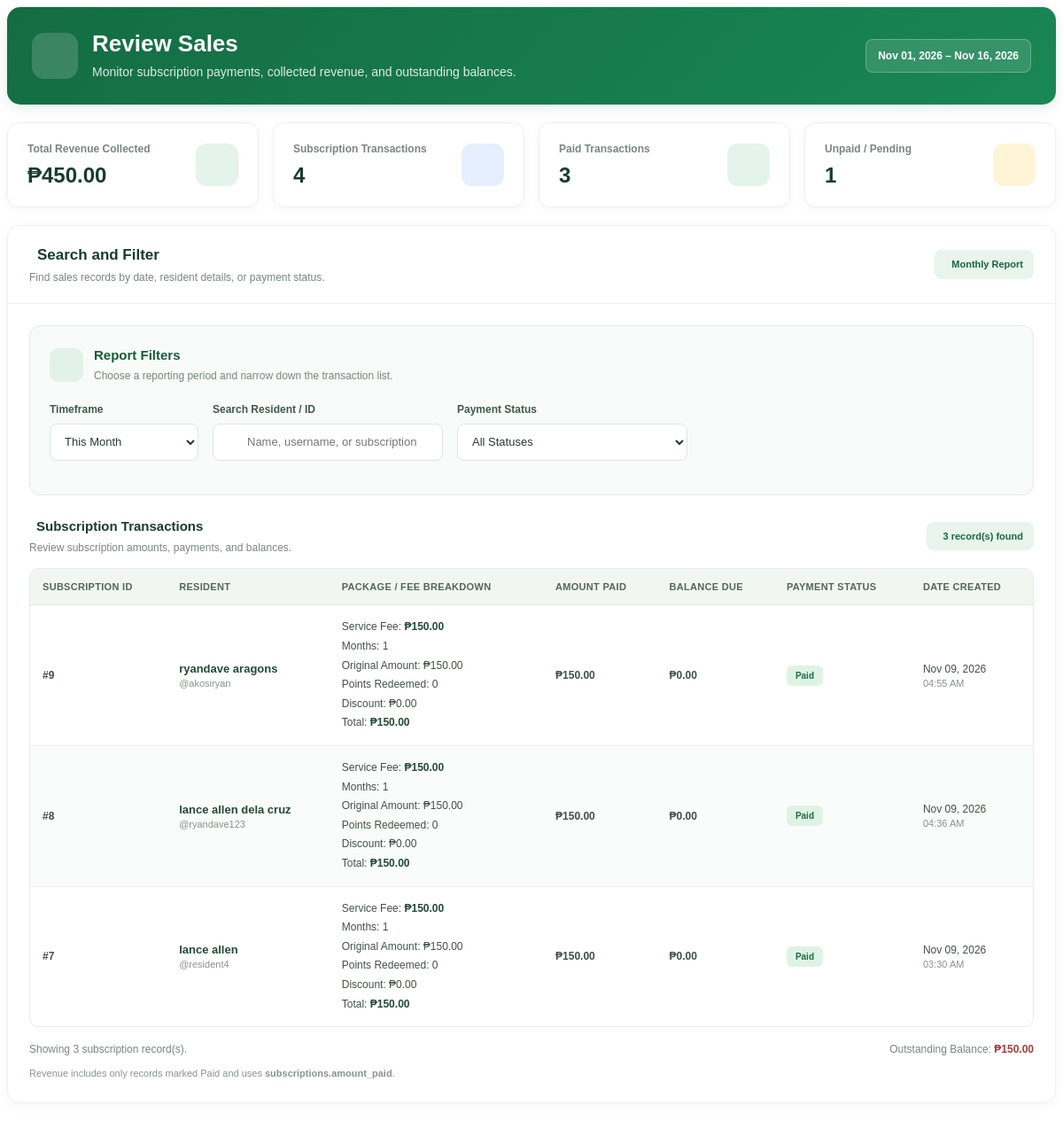
/wastesystem_/admin/sales_report.php (signed in), run on the app's committed database.
### tables this page shows
CREATE TABLE `subscriptions` (
  `id` int(11) NOT NULL,
  `user_id` int(11) NOT NULL,
  `service_fee` decimal(10,2) NOT NULL DEFAULT 150.00,
  `months` int(11) NOT NULL DEFAULT 1,
  `original_amount` decimal(10,2) NOT NULL DEFAULT 150.00,
  `points_redeemed` int(11) NOT NULL DEFAULT 0,
  `discount_amount` decimal(10,2) NOT NULL DEFAULT 0.00,
  `total_amount` decimal(10,2) NOT NULL DEFAULT 150.00,
  `amount_paid` decimal(10,2) NOT NULL DEFAULT 0.00,
  `balance_due` decimal(10,2) NOT NULL DEFAULT 150.00,
  `subscription_status` varchar(50) NOT NULL DEFAULT 'Pending Approval',
  `payment_status` varchar(50) NOT NULL DEFAULT 'Unpaid',
  `created_at` timestamp NOT NULL DEFAULT current_timestamp()
);

CREATE TABLE `users` (
  `id` int(11) NOT NULL,
  `fullname` varchar(255) NOT NULL,
  `users` varchar(255) NOT NULL,
  `password` varchar(255) NOT NULL,
  `role` varchar(11) NOT NULL,
  `email` varchar(255) DEFAULT NULL,
  `email_verified` tinyint(1) NOT NULL DEFAULT 0,
  `email_verified_at` datetime DEFAULT NULL,
  `address` varchar(500) NOT NULL
);

### wastesystem_/admin/sales_report.php (the view, shortened to what this page needs)
<?php
require_once __DIR__ . '/../config/database.php';
$conn->set_charset('utf8mb4');
function salesReportEscape($value): string
{
    return htmlspecialchars((string)($value ?? ''), ENT_QUOTES, 'UTF-8');
}
function salesReportRunQuery(mysqli $conn, string $sql, string $types, array $params): mysqli_stmt
{
    $stmt = $conn->prepare($sql);
    if ($types !== '') {
        $bindArgs = [$types];
        foreach ($params as $key => $value) {
            $bindArgs[] = &$params[$key];
        }
        call_user_func_array([$stmt, 'bind_param'], $bindArgs);
    }
    if (!$stmt->execute()) {
        error_log('Review Sales execute failed: ' . $stmt->error);
        $stmt->close();
        exit('Unable to load the sales report.');
    }
    return $stmt;
}
function salesReportBadge(string $status): string
{
    $status = strtolower(trim($status));
    if ($status === 'paid') return 'green';
    return 'gray';
}
function salesReportPeso($amount): string
{
    return '₱' . number_format((float)$amount, 2);
}
$today = new DateTimeImmutable('today');
$timeframe = $_GET['timeframe'] ?? 'month';
$startDate = $today->modify('first day of this month')->format('Y-m-d');
$endDate = $today->format('Y-m-d');
$search = isset($_GET['search']) && is_string($_GET['search']) ? trim($_GET['search']) : '';
$where = ['DATE(s.created_at) BETWEEN ? AND ?'];
$params = [$startDate, $endDate];
$types = 'ss';
$whereSql = 'WHERE ' . implode(' AND ', $where);
$summarySql = "
    SELECT
        COALESCE(SUM(CASE WHEN LOWER(s.payment_status) = 'paid' THEN s.amount_paid ELSE 0 END), 0) AS revenue_collected,
        COUNT(*) AS transaction_count,
        COALESCE(SUM(CASE WHEN LOWER(s.payment_status) = 'paid' THEN 1 ELSE 0 END), 0) AS paid_count,
        COALESCE(SUM(CASE WHEN LOWER(s.payment_status) = 'unpaid' THEN 1 ELSE 0 END), 0) AS unpaid_count,
        COALESCE(SUM(CASE WHEN LOWER(s.payment_status) LIKE '%pending%' THEN 1 ELSE 0 END), 0) AS pending_count,
        COALESCE(SUM(GREATEST(s.balance_due, 0)), 0) AS total_balance
    FROM subscriptions s
    INNER JOIN users u ON u.id = s.user_id
    $whereSql
";
$summaryStmt = salesReportRunQuery($conn, $summarySql, $types, $params);
$summary = $summaryStmt->get_result()->fetch_assoc() ?: [];
$revenueCollected = (float)($summary['revenue_collected'] ?? 0);
$transactionCount = (int)($summary['transaction_count'] ?? 0);
$paidCount = (int)($summary['paid_count'] ?? 0);
$unpaidCount = (int)($summary['unpaid_count'] ?? 0);
$pendingCount = (int)($summary['pending_count'] ?? 0);
$totalBalance = (float)($summary['total_balance'] ?? 0);
$listWhere = $where;
$listWhere[] = "LOWER(s.payment_status) = 'paid'";
$listWhereSql = 'WHERE ' . implode(' AND ', $listWhere);
$listSql = "
    SELECT
        s.id AS subscription_id, s.service_fee, s.months, s.original_amount,
        s.points_redeemed, s.discount_amount, s.total_amount, s.amount_paid,
        s.balance_due, s.subscription_status, s.payment_status, s.created_at,
        u.fullname, u.users AS username
    FROM subscriptions s
    INNER JOIN users u ON u.id = s.user_id
    $listWhereSql
    ORDER BY s.created_at DESC, s.id DESC
";
$listStmt = salesReportRunQuery($conn, $listSql, $types, $params);
$listResult = $listStmt->get_result();
$transactions = [];
while ($row = $listResult->fetch_assoc()) {
    $transactions[] = $row;
}
$reportLabel = $timeframe === 'week' ? 'Weekly Report' : ($timeframe === 'custom' ? 'Custom Report' : 'Monthly Report');
?>
<div class="sales-report">
    <div class="sales-header">
        <div class="sales-header-icon"><i class="fas fa-chart-line"></i></div>
        <div>
            <h2 class="sales-title">Review Sales</h2>
            <p class="sales-subtitle">Monitor subscription payments, collected revenue, and outstanding balances.</p>
        </div>
        <div class="sales-date">
            <?= salesReportEscape(date('M d, Y', strtotime($startDate))) ?> –
            <?= salesReportEscape(date('M d, Y', strtotime($endDate))) ?>
        </div>
    </div>
    <div class="sales-summary">
        <div class="sales-stat">
            <div><div class="sales-stat-label">Total Revenue Collected</div><div class="sales-stat-value"><?= salesReportPeso($revenueCollected) ?></div></div>
            <div class="sales-stat-icon green"><i class="fas fa-coins"></i></div>
        </div>
        <div class="sales-stat">
            <div><div class="sales-stat-label">Subscription Transactions</div><div class="sales-stat-value"><?= number_format($transactionCount) ?></div></div>
            <div class="sales-stat-icon blue"><i class="fas fa-receipt"></i></div>
        </div>
        <div class="sales-stat">
            <div><div class="sales-stat-label">Paid Transactions</div><div class="sales-stat-value"><?= number_format($paidCount) ?></div></div>
            <div class="sales-stat-icon green"><i class="fas fa-circle-check"></i></div>
        </div>
        <div class="sales-stat">
            <div><div class="sales-stat-label">Unpaid / Pending</div><div class="sales-stat-value"><?= number_format($unpaidCount + $pendingCount) ?></div></div>
            <div class="sales-stat-icon yellow"><i class="fas fa-hourglass-half"></i></div>
        </div>
    </div>
    <div class="sales-card">
        <div class="sales-card-head">
            <div>
                <h3 class="sales-card-title"><i class="fas fa-filter"></i> Search and Filter</h3>
                <p class="sales-card-caption">Find sales records by date, resident details, or payment status.</p>
            </div>
            <span class="sales-count"><i class="fas fa-calendar-check"></i> <?= salesReportEscape($reportLabel) ?></span>
        </div>
        <div class="sales-card-body">
            <div class="sales-filter">
                <div class="sales-filter-head">
                    <div class="sales-filter-icon"><i class="fas fa-sliders"></i></div>
                    <div>
                        <h4 class="sales-filter-heading">Report Filters</h4>
                        <p class="sales-filter-caption">Choose a reporting period and narrow down the transaction list.</p>
                    </div>
                </div>
                <form method="GET" action="<?= salesReportEscape($_SERVER['PHP_SELF']) ?>">
                    <div class="sales-filter-grid">
                        <div class="sales-field span-2">
                            <label class="sales-label" for="timeframe">Timeframe</label>
                            <select name="timeframe" id="timeframe" class="sales-select">
                                <option value="month" <?= $timeframe === 'month' ? 'selected' : '' ?>>This Month</option>
                            </select>
                        </div>
                        <div class="sales-field span-3">
                            <label class="sales-label" for="salesSearch">Search Resident / ID</label>
                            <div class="sales-search">
                                <input type="search" name="search" id="salesSearch" class="sales-input" placeholder="Name, username, or subscription ID" value="<?= salesReportEscape($search) ?>">
                            </div>
                        </div>
                        <div class="sales-field span-3">
                            <label class="sales-label" for="status">Payment Status</label>
                            <select name="status" id="status" class="sales-select">
                                <option value="">All Statuses</option>
                            </select>
                        </div>
                    </div>
                </form>
            </div>
            <div class="sales-table-top">
                <div>
                    <h3 class="sales-section-title"><i class="fas fa-receipt"></i> Subscription Transactions</h3>
                    <p class="sales-card-caption" style="margin-top:4px;">Review subscription amounts, payments, and balances.</p>
                </div>
                <span class="sales-count"><i class="fas fa-list"></i> <?= number_format(count($transactions)) ?> record(s) found</span>
            </div>
            <?php if (empty($transactions)): ?>
                <div class="sales-empty">
                    <i class="fas fa-inbox"></i>
                    <h4>No Transactions Found</h4>
                    <p>Try changing your search terms or selected filters.</p>
                </div>
            <?php else: ?>
                <div class="sales-table-wrap">
                    <table class="sales-table">
                        <thead>
                            <tr>
                                <th>Subscription ID</th>
                                <th>Resident</th>
                                <th>Package / Fee Breakdown</th>
                                <th>Amount Paid</th>
                                <th>Balance Due</th>
                                <th>Payment Status</th>
                                <th>Date Created</th>
                            </tr>
                        </thead>
                        <tbody>
                        <?php foreach ($transactions as $transaction): ?>
                            <?php $status = (string)($transaction['payment_status'] ?? ''); ?>
                            <tr>
                                <td class="transaction-id">#<?= (int)$transaction['subscription_id'] ?></td>
                                <td>
                                    <div class="resident-name"><?= salesReportEscape($transaction['fullname']) ?></div>
                                    <span class="username">@<?= salesReportEscape($transaction['username']) ?></span>
                                </td>
                                <td>
                                    <div class="fee-breakdown">
                                        <div>Service Fee: <strong><?= salesReportPeso($transaction['service_fee']) ?></strong></div>
                                        <div>Months: <?= (int)$transaction['months'] ?></div>
                                        <div>Original Amount: <?= salesReportPeso($transaction['original_amount']) ?></div>
                                        <div>Points Redeemed: <?= number_format((int)$transaction['points_redeemed']) ?></div>
                                        <div>Discount: <?= salesReportPeso($transaction['discount_amount']) ?></div>
                                        <div>Total: <strong><?= salesReportPeso($transaction['total_amount']) ?></strong></div>
                                    </div>
                                </td>
                                <td class="money"><?= salesReportPeso($transaction['amount_paid']) ?></td>
                                <td class="money"><?= salesReportPeso($transaction['balance_due']) ?></td>
                                <td><span class="sales-badge <?= salesReportBadge($status) ?>"><?= salesReportEscape($status !== '' ? $status : 'Not Set') ?></span></td>
                                <td>
                                    <span style="white-space:nowrap;"><?= salesReportEscape(date('M d, Y', strtotime($transaction['created_at']))) ?></span>
                                    <span class="username"><?= salesReportEscape(date('h:i A', strtotime($transaction['created_at']))) ?></span>
                                </td>
                            </tr>
                        <?php endforeach; ?>
                        </tbody>
                    </table>
                </div>
            <?php endif; ?>
            <div class="sales-report-foot">
                <div>Showing <?= number_format(count($transactions)) ?> subscription record(s).</div>
                <div>Outstanding Balance: <span class="sales-balance"><?= salesReportPeso($totalBalance) ?></span></div>
            </div>
            <p class="sales-note">Revenue includes only records marked Paid and uses <strong>subscriptions.amount_paid</strong>.</p>
        </div>
    </div>
</div>

### data on the page
subscriptions: id "9", user.fullname "ryandave aragons", user.users "akosiryan", service_fee "₱150.00", months "1", original_amount "₱150.00", points_redeemed "0", discount_amount "₱0.00", total_amount "₱150.00", amount_paid "₱150.00", balance_due "₱0.00", created_at "Nov 09, 2026", created_at "04:55 AM"
subscriptions: id "8", user.fullname "lance allen dela cruz", user.users "ryandave123", service_fee "₱150.00", months "1", original_amount "₱150.00", points_redeemed "0", discount_amount "₱0.00", total_amount "₱150.00", amount_paid "₱150.00", balance_due "₱0.00", created_at "Nov 09, 2026", created_at "04:36 AM"
subscriptions: id "7", user.fullname "lance allen", user.users "resident4", service_fee "₱150.00", months "1", original_amount "₱150.00", points_redeemed "0", discount_amount "₱0.00", total_amount "₱150.00", amount_paid "₱150.00", balance_due "₱0.00", created_at "Nov 09, 2026", created_at "03:30 AM"

### other printed values
salesReportEscape(date('M d, Y', strtotime($startDate))) "Nov 01, 2026"
salesReportEscape(date('M d, Y', strtotime($endDate))) "Nov 16, 2026"
salesReportPeso($revenueCollected) "₱450.00"
$transactionCount "4"
$paidCount "3"
$unpaidCount + $pendingCount "1"
salesReportEscape($reportLabel) "Monthly Report"
count($transactions) "3"
salesReportPeso($totalBalance) "₱150.00"
